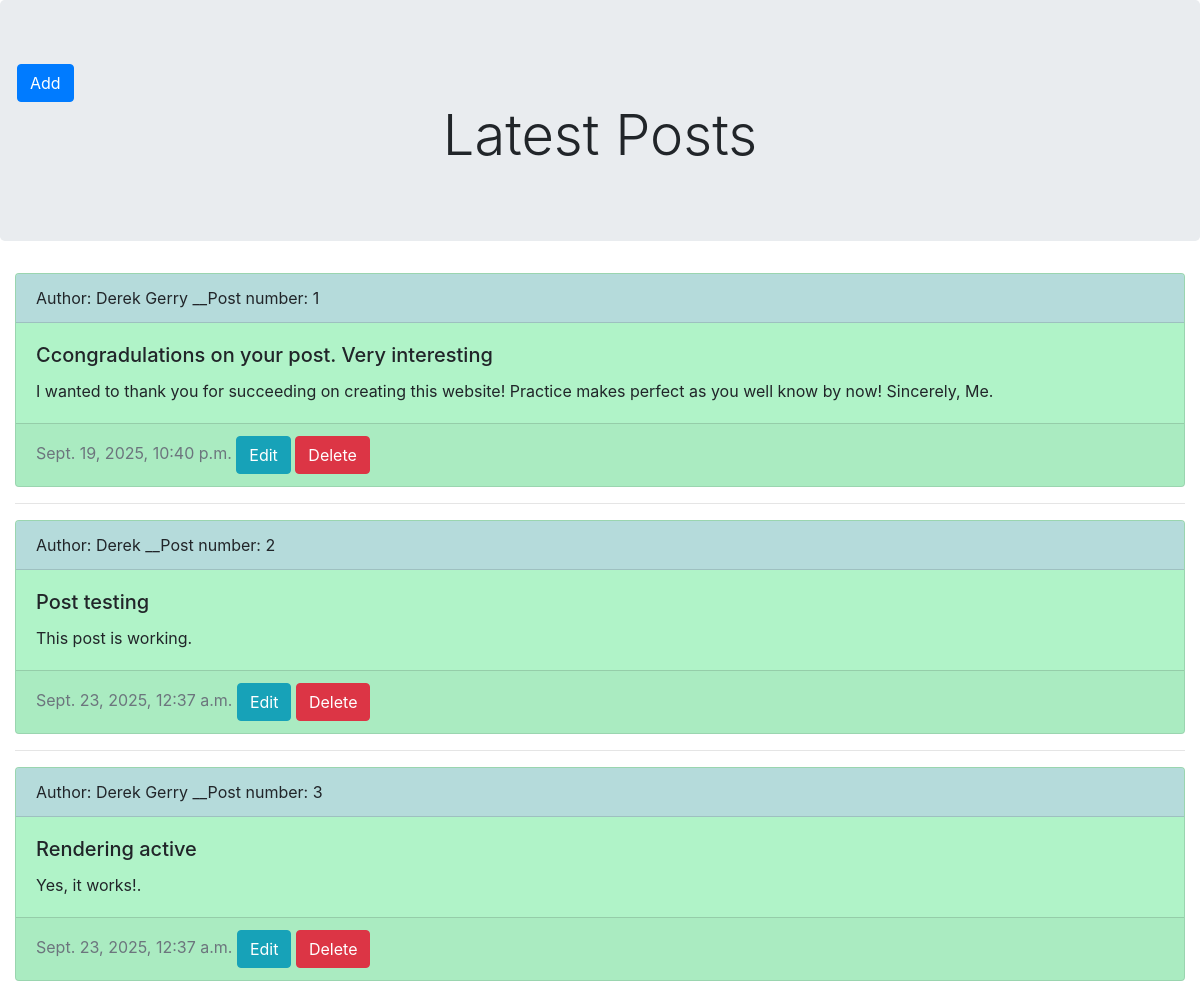
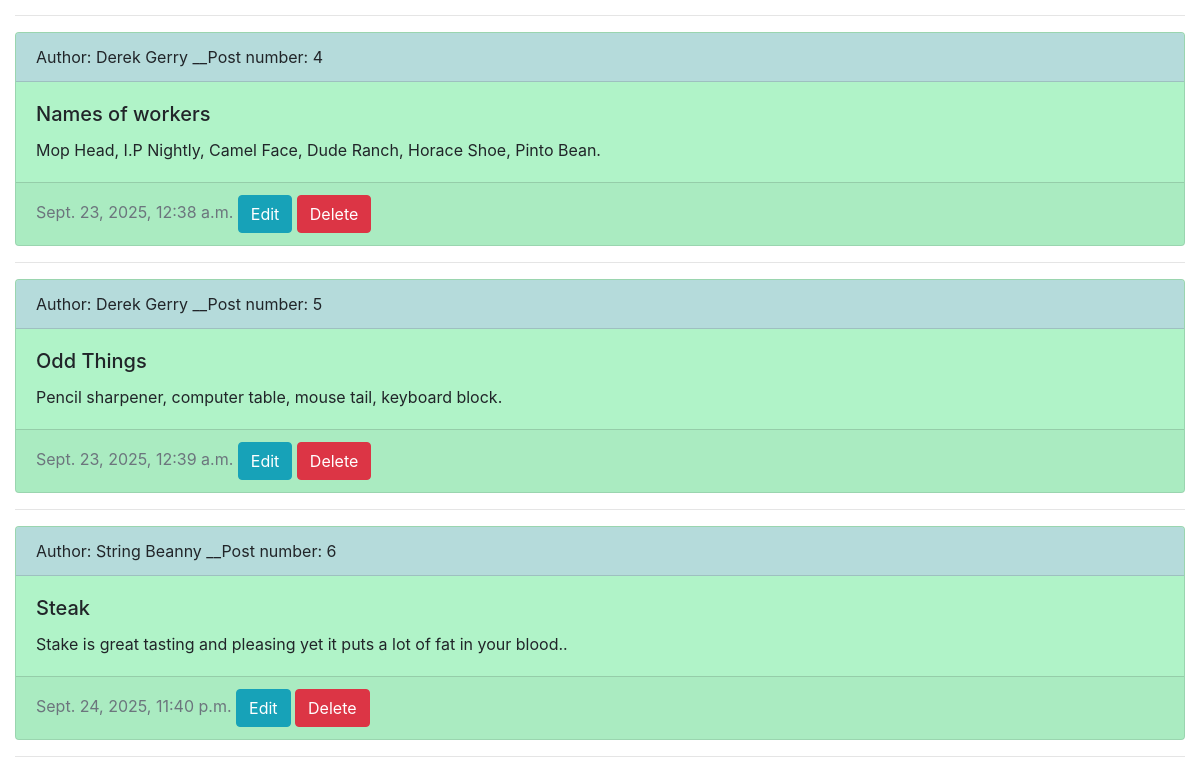
The app's page /, older data (2 pictures, top to bottom).
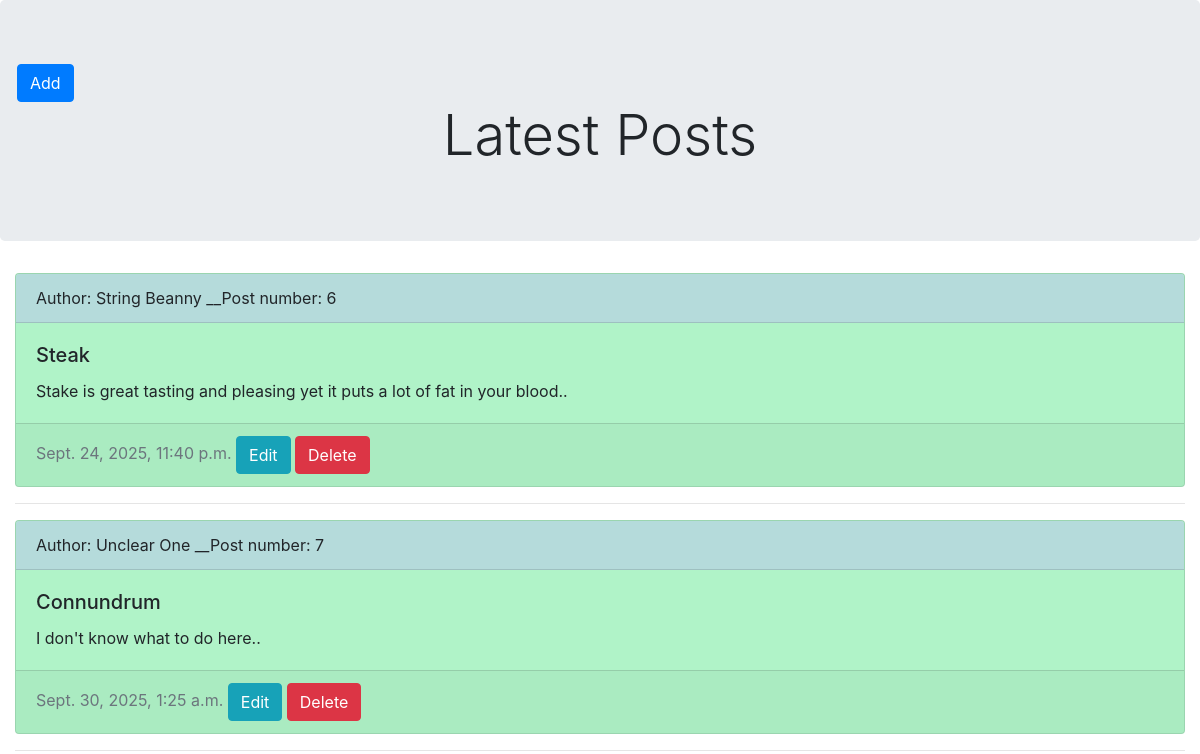
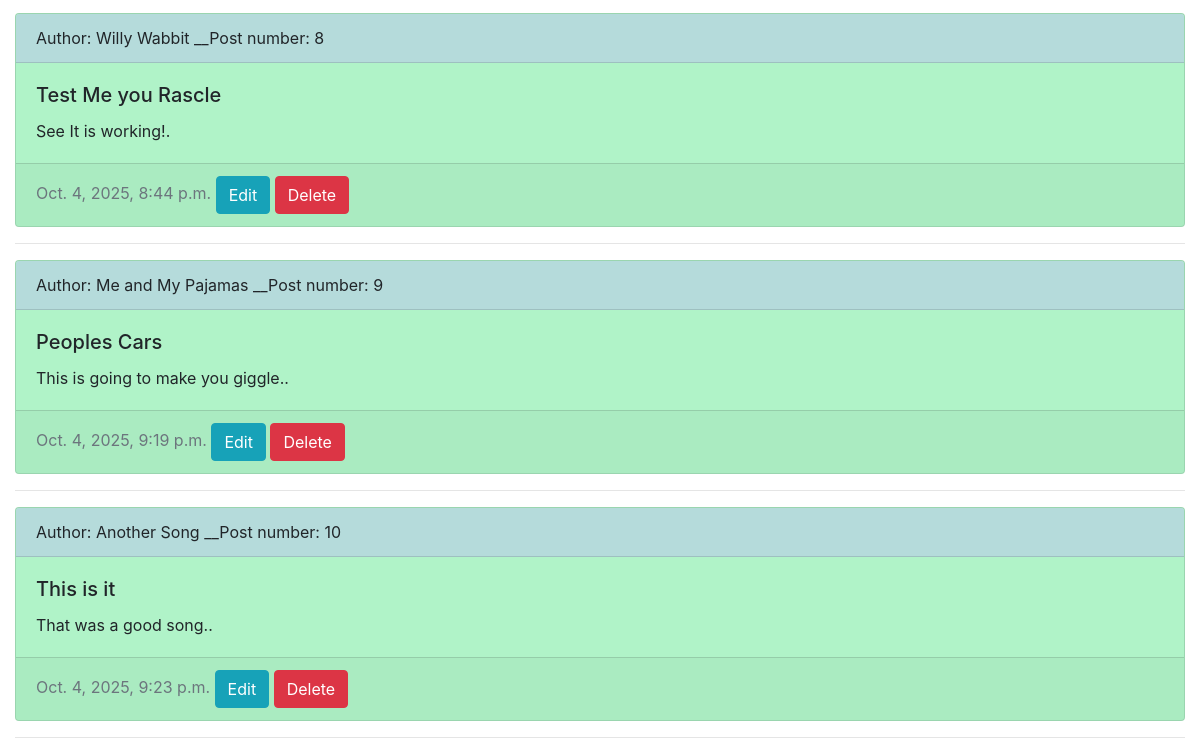
The same page, newer data (2 pictures, top to bottom).
### blog/models.py (models this page shows, shortened)
class Post(models.Model):
    title = models.CharField(max_length=100)
    author = models.CharField(max_length = 50)
    body = models.TextField()
    created_at = models.DateTimeField(default=timezone.now)
    updated_at = models.DateTimeField(auto_now=True)
    replies_from_others = models.TextField(default = "none")
    id = models.AutoField(primary_key=True)

### blog/views.py (the view)
# urls.py: path('',blog_views.show_post,name="show_post"),
def show_post(request):
    post = Post.objects.all()
    return render(request, "post_list.html", {"post": post})

### templates/post_list.html (shortened to what this page needs)
{% extends "master.html" %}
{% block stuff %}
</body>
</html>
    <div class="jumbotron text-center">
        <div class = row>
            <a href = "{% url 'addposts' %}" class = "btn btn-primary">Add</a>
            </div>
        <h1 class="display-4">Latest Posts</h1>
    </div>
    <div class="container-fluid">
    {% if post %}
        {%for i in post%}
        <div class="card" style="background-color: rgb(176, 243, 200);">
            <div class="card-header" style="background: #b5dbdb;">
                Author: {{ i.author}} __Post number: {{ i.id}}
            </div>
            <div class="card-body">
                <h5 class="card-title">{{i.title}}</h5>
                <p class="card-text">{{ i.body}}.</p>
            </div>
            <div class="card-footer text-muted">
                {{ i.created_at}}
                <a href = "{% url 'update_post' i.id %}" class = "btn btn-info">Edit</a>
                <a href = "{% url 'delete_post' i.id %}" class = "btn btn-danger">Delete</a>
            </div>
        </div>
        <hr>
        {% endfor %}
    {% else %}
        <p>No Posts available</p>
    {% endif %}
    </div>
{% endblock %}

### templates/master.html (shortened to what this page needs)
{% load static %}
<!DOCTYPE html>
<html lang="en">
<head>
    <link rel="stylesheet" href="https://cdn.jsdelivr.net/npm/bootstrap@4.6.2/dist/css/bootstrap.min.css"
>
</head>
<body>
{% block stuff %}
{% endblock %}
 </body>
</html>

Row changes from the older to the newer data that the page shows:
removed Post: author "Derek Gerry", id "1", title "Ccongradulations on your post. Very interesting", body "I wanted to thank you for succeeding on creating this website! Practice makes perfect as you well know by now! Sincerely, Me", created_at "Sept. 19, 2025, 10:40 p.m."
removed Post: author "Derek", id "2", title "Post testing", body "This post is working", created_at "Sept. 23, 2025, 12:37 a.m."
removed Post: author "Derek Gerry", id "3", title "Rendering active", body "Yes, it works!", created_at "Sept. 23, 2025, 12:37 a.m."
removed Post: author "Derek Gerry", id "4", title "Names of workers", body "Mop Head, I.P Nightly, Camel Face, Dude Ranch, Horace Shoe, Pinto Bean", created_at "Sept. 23, 2025, 12:38 a.m."
removed Post: author "Derek Gerry", id "5", title "Odd Things", body "Pencil sharpener, computer table, mouse tail, keyboard block", created_at "Sept. 23, 2025, 12:39 a.m."
added Post: author "Unclear One", id "7", title "Connundrum", body "I don't know what to do here.", created_at "Sept. 30, 2025, 1:25 a.m."
added Post: author "Willy Wabbit", id "8", title "Test Me you Rascle", body "See It is working!", created_at "Oct. 4, 2025, 8:44 p.m."
added Post: author "Me and My Pajamas", id "9", title "Peoples Cars", body "This is going to make you giggle.", created_at "Oct. 4, 2025, 9:19 p.m."
added Post: author "Another Song", id "10", title "This is it", body "That was a good song.", created_at "Oct. 4, 2025, 9:23 p.m."
